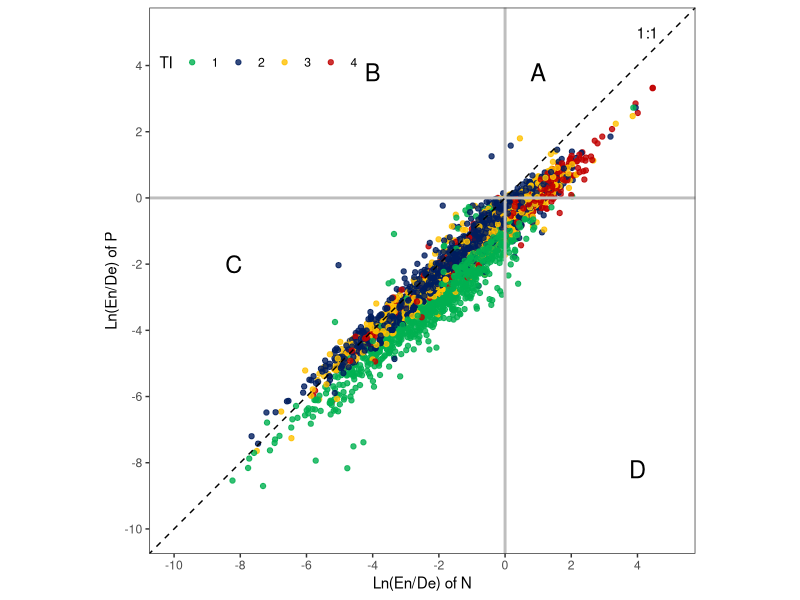

Write the R code that produced this figure. (Note: this script raises an error after producing the figure.)
library(tidyverse)

dat <- read.csv('../All_data.csv')

dat_plot <- dat[, c("TrophicIndex", "ln.En.De..of.N", "ln.En.De..of.P")]
colnames(dat_plot) <- c("TI", "ENDEN", "ENDEP")
dat_plot$TI = as.factor(dat_plot$TI)
dat_plot$ENDEN <- as.numeric(dat_plot$ENDEN)
dat_plot$ENDEP <- as.numeric(dat_plot$ENDEP)

ggplot() +
  geom_point(data = dat_plot, aes(x = ENDEN, y = ENDEP, color = TI), 
             alpha = 0.8, size = 1.5) +
  geom_vline(xintercept = 0, color = "grey", size = 1) +
  geom_hline(yintercept = 0, color = "grey", size = 1) +
  geom_abline(slope = 1, intercept = 0, linetype = "dashed") +
  scale_color_manual(values = c("#00B050", "#001D5E", "#FFC000", "#C00000")) +
  geom_text(aes(4.3, 5, label = "1:1")) + 
  geom_text(aes(1, 3.8, label = "A"), size = 6) + 
  geom_text(aes(-4, 3.8, label = "B"), size = 6) + 
  geom_text(aes(-8.2, -2, label = "C"), size = 6) + 
  geom_text(aes(4, -8.2, label = "D"), size = 6) + 
  xlab("Ln(En/De) of N") + ylab("Ln(En/De) of P") +
  scale_x_continuous(breaks = seq(-10, 5, by = 2), limits = c(-10, 5)) + 
  scale_y_continuous(breaks = seq(-10, 5, by = 2), limits = c(-10, 5)) + 
  coord_fixed(ratio = 1) +
  theme_bw() +
  theme(legend.position=c(0.2, 0.9), legend.direction='horizontal', 
        legend.background = element_blank(), legend.key = element_blank(),
        panel.grid.major = element_blank(), panel.grid.minor = element_blank())+
  ggsave("./quadrant plots/quadrant4.png", width = 6.5, height = 6.5, dpi = 600)

ggplot() +
  geom_point(data = dat_plot, aes(x = ENDEN, y = ENDEP, color = factor(TI)), 
             alpha = 0.8, size = 1) +
  facet_wrap(~ TI, ncol = 2) +
  scale_color_manual(values = c("#00B050", "#001D5E", "#FFC000", "#C00000"))+
  geom_vline(xintercept = 0, color = "grey", size = 1) +
  geom_hline(yintercept = 0, color = "grey", size = 1) +
  geom_abline(slope = 1, intercept = 0, linetype = "dashed")+
  xlab("Ln(En/De) of N") + ylab("Ln(En/De) of P")+
  scale_x_continuous(breaks = seq(-10, 5, by = 2), limits = c(-10, 5)) +
  scale_y_continuous(breaks = seq(-10, 5, by = 2), limits = c(-10, 5)) +
  labs(color = "TI")+
  coord_fixed(ratio = 1) +
  theme_bw()+
  theme(panel.grid.major = element_blank(), panel.grid.minor = element_blank())+
  ggsave("./quadrant plots/quadrant_facets.png", width = 5, height = 5, dpi = 600)

